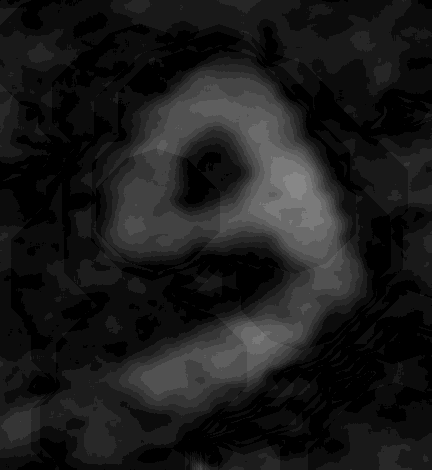
#> input picture data/glyphs_dataset/preserved_glyphs/dm_panamuwa_script/erosion_10.png, 432 x 470 px; its folder holds only this picture in this run
$ python synthetic_inscription_generation.py   (older library calls are emulated)
#> lines starting #> are read from the running program, lines starting #| are printed output that depends on the picture
import os
import random
import numpy as np
import cv2


def load_and_normalize_letter_depth_maps(folder_path, target_height=256):
#> called with target_height = 256
    letter_maps = {}
    for filename in os.listdir(folder_path):
        if filename.endswith('.png'):
            letter = filename.split('.')[0]
            img_path = os.path.join(folder_path, filename)
            depth_map = cv2.imread(img_path, cv2.IMREAD_GRAYSCALE)
#> depth_map is the input picture: shape (470, 432); min 0, max 135, mean 27.1
            depth_map = preprocess_displacement_map(depth_map)
            resized_map = resize_depth_map(depth_map, target_height=target_height)
            letter_maps[letter] = resized_map
    return letter_maps


def preprocess_displacement_map(d_map, apply_clahe=False):
#> called with apply_clahe = False
    d_map = cv2.medianBlur(d_map, 5)
    if apply_clahe:
        clahe = cv2.createCLAHE(clipLimit=5.0, tileGridSize=(8, 8))
        d_map = clahe.apply(d_map)
    d_map = cv2.normalize(d_map, None, alpha=0, beta=1, norm_type=cv2.NORM_MINMAX, dtype=cv2.CV_32F)
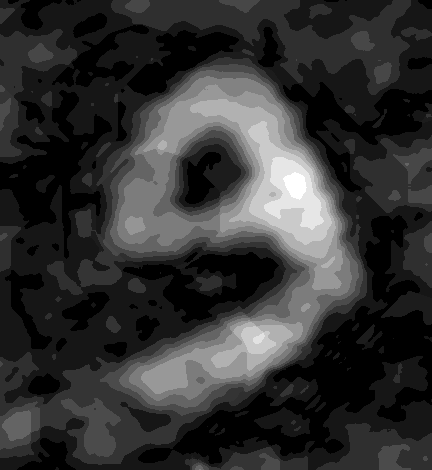
#> d_map: shape (470, 432) float32; min 0, max 1, mean 0.2
    return d_map


def resize_depth_map(depth_map, target_height=256):
#> called with target_height = 256
    aspect_ratio = depth_map.shape[1] / depth_map.shape[0]
#> aspect_ratio = 0.919
    new_width = int(target_height * aspect_ratio)
#> new_width = 235
    return cv2.resize(depth_map, (new_width, target_height), interpolation=cv2.INTER_LINEAR)
#> `letter_maps = load_and_normalize_letter_depth_maps(folder_path)`: letter_maps = 1 item


def generate_inscription_patch(letter_maps, letters_per_line, num_lines, line_spacing_factor=1.2):
    available_letters = list(letter_maps.keys())
    max_letter_width = max(letter_map.shape[1] for letter_map in letter_maps.values())
    letter_height = list(letter_maps.values())[0].shape[0]

    canvas_width = int(max_letter_width * letters_per_line * 1.1)
    canvas_height = int(letter_height * num_lines * line_spacing_factor)

    # Create a lighter textured background
    background = create_textured_background(canvas_width, canvas_height)

    y_offset = int(letter_height * 0.2)
    for _ in range(num_lines):
        x_offset = int(max_letter_width * 0.1)
        for _ in range(letters_per_line):
            letter = random.choice(available_letters)
            letter_map = letter_maps[letter].copy()

            # Ensure letter_map is in the range [0, 255]
            letter_map = cv2.normalize(letter_map, None, 0, 255, cv2.NORM_MINMAX)

            # Add slight random variations
            angle = random.uniform(-1, 1)
            scale = random.uniform(0.95, 1.05)
            M = cv2.getRotationMatrix2D((letter_map.shape[1] // 2, letter_map.shape[0] // 2), angle, scale)
            rotated_letter = cv2.warpAffine(letter_map, M, letter_map.shape[:2], borderMode=cv2.BORDER_REPLICATE)

            h, w = rotated_letter.shape
            if x_offset + w > canvas_width:
                break
            if y_offset + h > canvas_height:
                break

            # Blend the letter with the background, making letters darker
            alpha = rotated_letter / 255.0
            letter_color = 50  # Darker color for letters
            background[y_offset:y_offset + h, x_offset:x_offset + w] = \
                (1 - alpha) * background[y_offset:y_offset + h, x_offset:x_offset + w] + \
                alpha * letter_color

            x_offset += w + random.randint(1, 5)

        y_offset += int(letter_height * line_spacing_factor)
        if y_offset > canvas_height:
            break

    return add_realistic_wear(background)


def create_textured_background(width, height):
    # Create a lighter noisy background
    background = np.random.normal(220, 15, (height, width)).astype(np.float32)
    background = cv2.GaussianBlur(background, (7, 7), 0)
    return np.clip(background, 180, 255)  # Ensure background is light


def add_realistic_wear(image, wear_factor=0.03):
    worn_image = image.copy()
    noise = np.random.normal(0, wear_factor * 255, image.shape)
    worn_image += noise
    erosion_kernel = np.ones((3, 3), np.uint8)
    eroded = cv2.erode(worn_image, erosion_kernel, iterations=1)
    worn_image = cv2.addWeighted(worn_image, 0.8, eroded, 0.2, 0)
    return np.clip(worn_image, 0, 255).astype(np.uint8)


def generate_multiple_patches(letter_maps, num_patches, min_letters_per_line=5, max_letters_per_line=10, min_lines=3, max_lines=10):
#> called with num_patches = 10, min_letters_per_line = 5, max_letters_per_line = 10, min_lines = 3, max_lines = 10
    patches = []
    for _ in range(num_patches):
        letters_per_line = random.randint(min_letters_per_line, max_letters_per_line)
        num_lines = random.randint(min_lines, max_lines)
        patch = generate_inscription_patch(letter_maps, letters_per_line, num_lines)
        patches.append(patch)
#> this loop made 10 passes
#> canvas_width in generate_inscription_patch on passes 1 to 10: 2068, 2326, 1551, 2585, 2585, 2068, 2326, 1809, 1551, 1292
#> pass 1, in create_textured_background, `background = np.random.normal(220, 15, (height, width)).astype(np.floa..`:
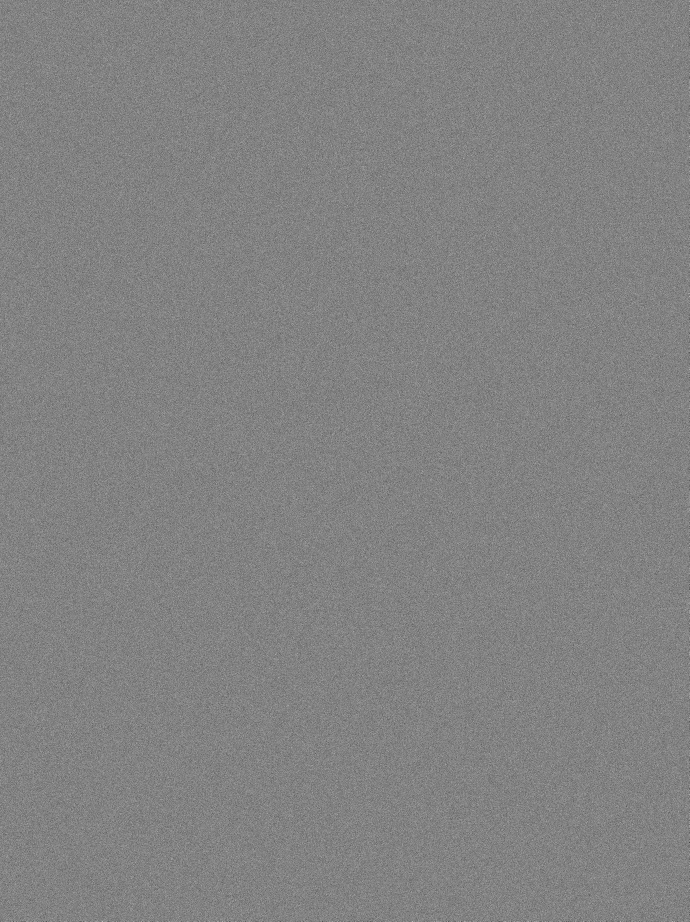
#> background: shape (2764, 2068) float32 (shown at 1/3 size); min 144.5, max 291.9, mean 220; drawn with min black and max white
#> pass 1, in create_textured_background, `background = cv2.GaussianBlur(background, (7, 7), 0)`:
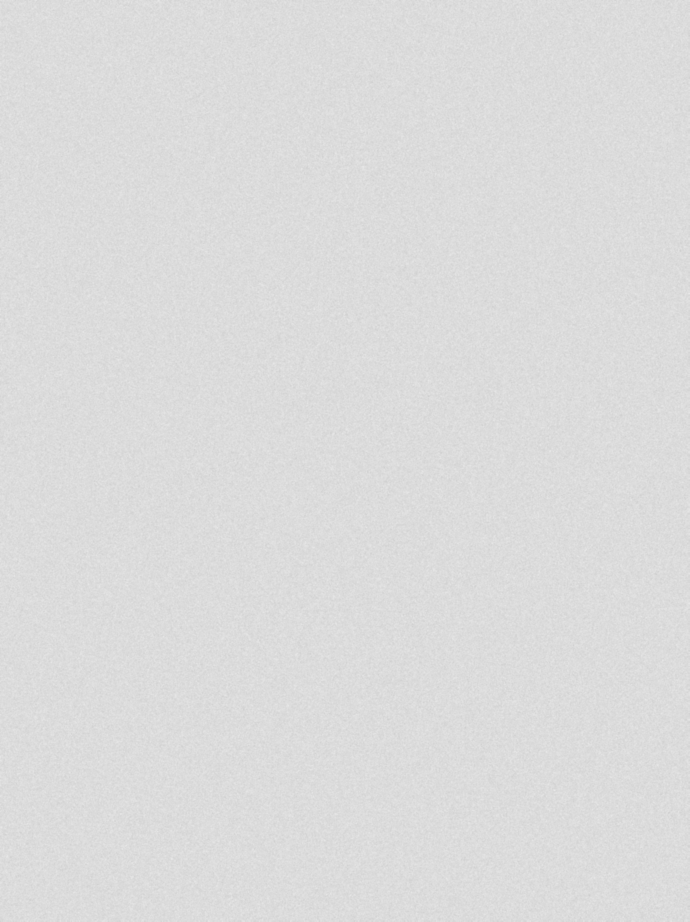
#> background: shape (2764, 2068) float32 (shown at 1/3 size); min 204.9, max 235.4, mean 220
#> pass 1, in add_realistic_wear, `worn_image = image.copy()`:
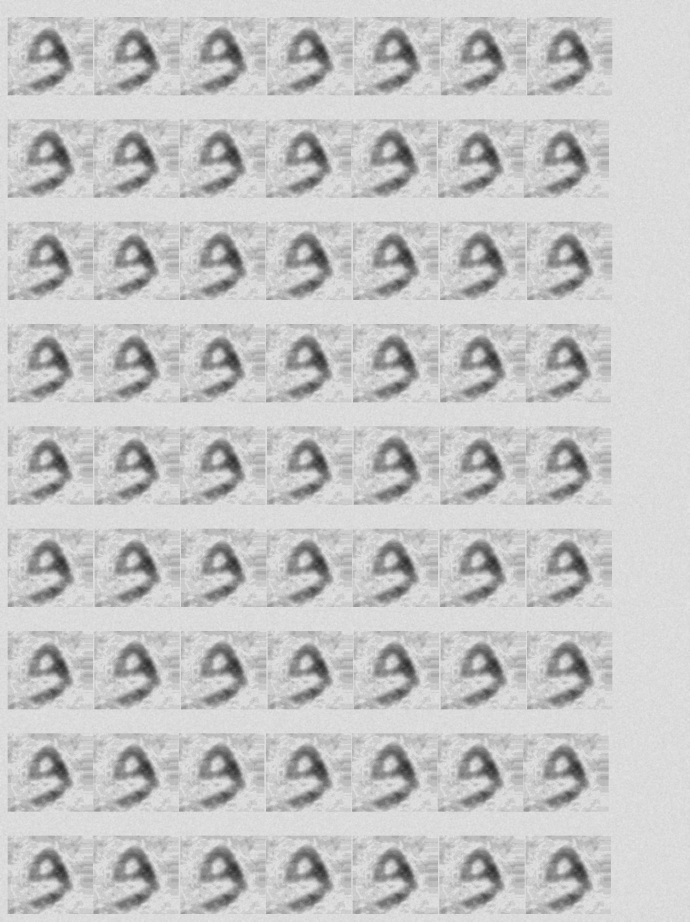
#> worn_image: shape (2764, 2068) float32 (shown at 1/3 size); min 50, max 235.4, mean 197.7
#> after the loop, patches = 10 items
    return patches

# Usage
folder_path = '../data/glyphs_dataset/preserved_glyphs/dm_panamuwa_script'
letter_maps = load_and_normalize_letter_depth_maps(folder_path)
generated_patches = generate_multiple_patches(letter_maps, num_patches=10)
#> generated_patches = 10 items

# Save generated patches
for i, patch in enumerate(generated_patches):
    cv2.imwrite(f'../data/syn_inscriptions/generated_inscription_{i}.png', (patch * 255).astype(np.uint8))
#> this loop made 10 passes
#> pass 1, `cv2.imwrite(f'../data/syn_inscriptions/generated_inscription_{i}.png',..`:
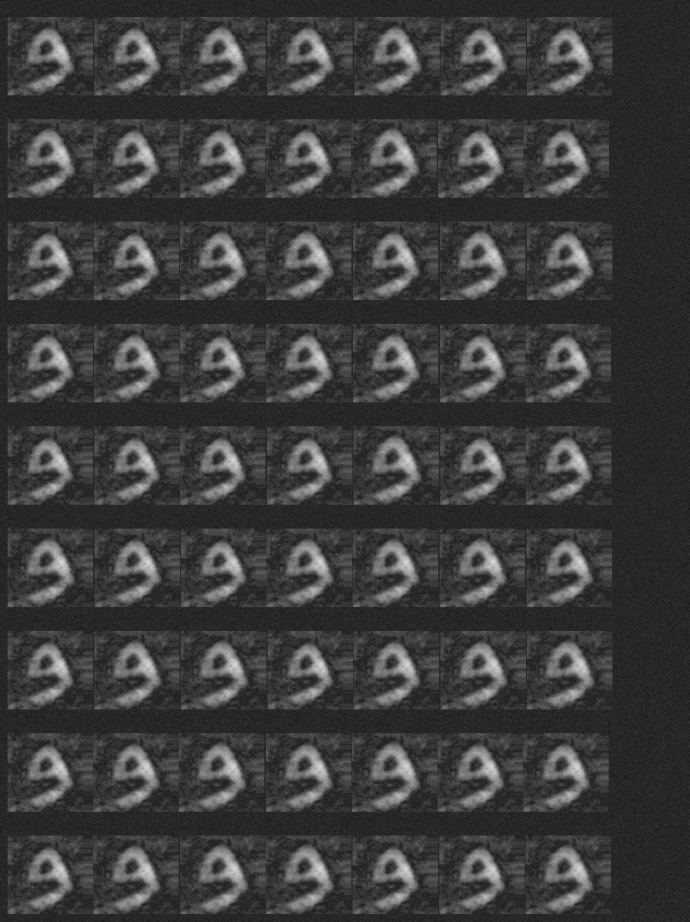
#> saved as generated_inscription_0.png: shape (2764, 2068) (shown at 1/3 size); min 5, max 235, mean 61.3
#> pass 2, `cv2.imwrite(f'../data/syn_inscriptions/generated_inscription_{i}.png',..`:
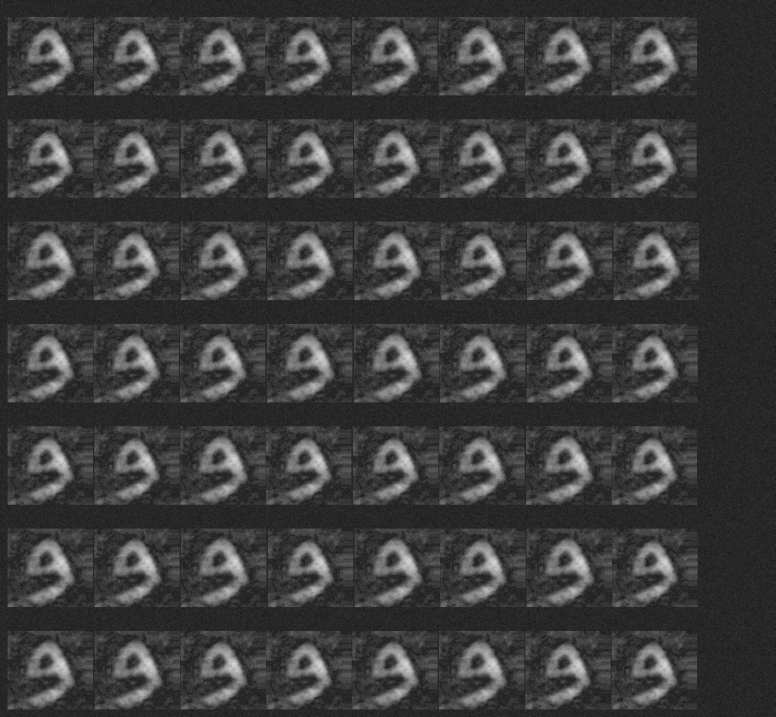
#> saved as generated_inscription_1.png: shape (2150, 2326) (shown at 1/3 size); min 5, max 231, mean 61.7

$ run again, on data/glyphs_dataset/preserved_glyphs/dm_panamuwa_script/erosion_12.png
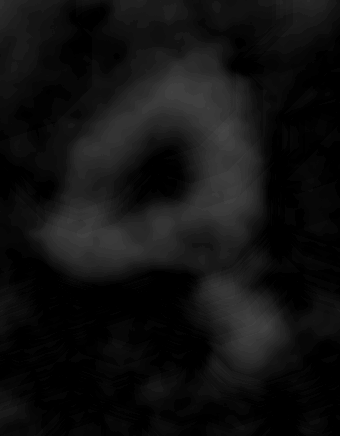
#> input picture data/glyphs_dataset/preserved_glyphs/dm_panamuwa_script/erosion_12.png, 340 x 436 px
#> in load_and_normalize_letter_depth_maps, depth_map is the input picture: shape (436, 340); min 0, max 69, mean 16.7
#> letter_maps = 1 item
#> the loop in generate_multiple_patches, `for _ in range(num_patches):` made 10 passes
#> canvas_width in generate_inscription_patch on passes 1 to 8: 1751, 1094, 2189, 1751, 1970, 1751, 1094, 1751
#> pass 1, in add_realistic_wear, `worn_image = image.copy()`:
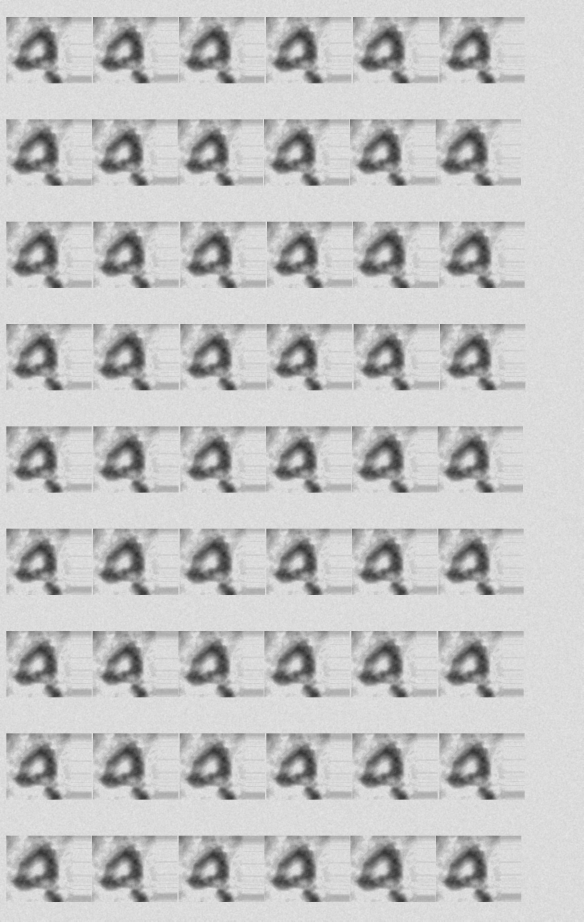
#> worn_image: shape (2764, 1751) float32 (shown at 1/3 size); min 50, max 235.2, mean 196.6
#> after the loop in generate_multiple_patches, `for _ in range(num_patches):`: patches = 10 items
#> the loop `for i, patch in enumerate(generated_patches):` made 10 passes
#> pass 2, `cv2.imwrite(f'../data/syn_inscriptions/generated_inscription_{i}.png',..`:
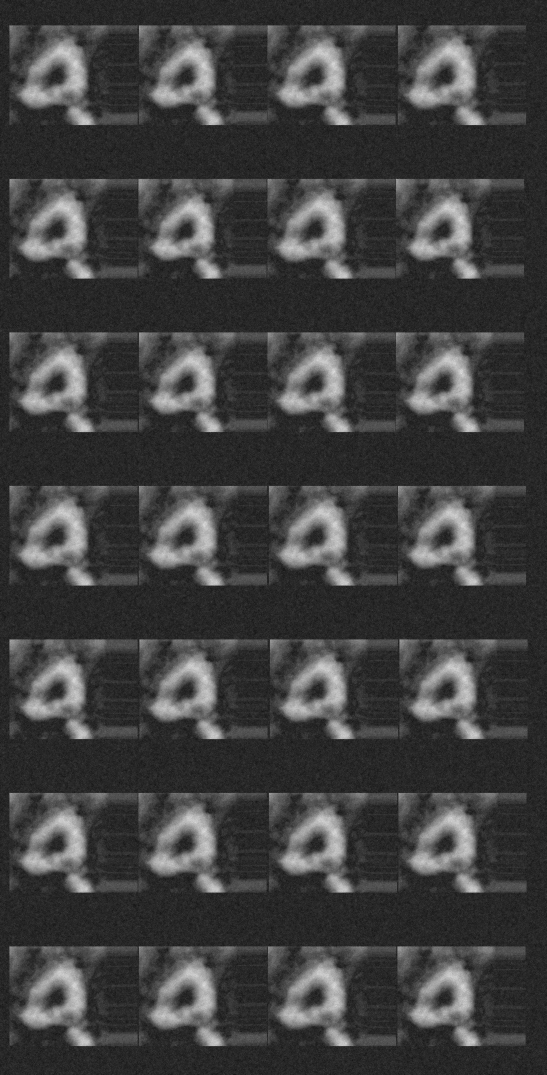
#> saved as generated_inscription_1.png: shape (2150, 1094) (shown at 1/2 size); min 7, max 240, mean 64
